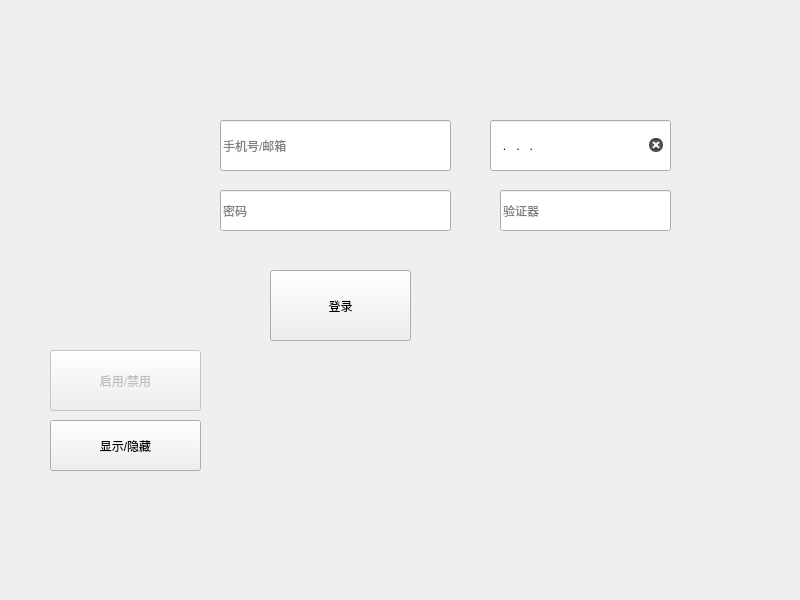
<?xml version="1.0" encoding="UTF-8"?>
<ui version="4.0">
 <class>Widget</class>
 <widget class="QWidget" name="Widget">
  <property name="geometry">
   <rect>
    <x>0</x>
    <y>0</y>
    <width>800</width>
    <height>600</height>
   </rect>
  </property>
  <property name="windowTitle">
   <string>Widget</string>
  </property>
  <property name="styleSheet">
   <string notr="true">font: 20pt &quot;微软雅黑&quot;;</string>
  </property>
  <widget class="QLineEdit" name="lineEdit">
   <property name="geometry">
    <rect>
     <x>220</x>
     <y>120</y>
     <width>231</width>
     <height>51</height>
    </rect>
   </property>
   <property name="text">
    <string/>
   </property>
   <property name="echoMode">
    <enum>QLineEdit::Normal</enum>
   </property>
   <property name="placeholderText">
    <string>手机号/邮箱</string>
   </property>
   <property name="clearButtonEnabled">
    <bool>true</bool>
   </property>
  </widget>
  <widget class="QPushButton" name="pushButton">
   <property name="geometry">
    <rect>
     <x>270</x>
     <y>270</y>
     <width>141</width>
     <height>71</height>
    </rect>
   </property>
   <property name="text">
    <string>登录</string>
   </property>
  </widget>
  <widget class="QLineEdit" name="lineEdit_2">
   <property name="geometry">
    <rect>
     <x>220</x>
     <y>190</y>
     <width>231</width>
     <height>41</height>
    </rect>
   </property>
   <property name="echoMode">
    <enum>QLineEdit::PasswordEchoOnEdit</enum>
   </property>
   <property name="placeholderText">
    <string>密码</string>
   </property>
   <property name="clearButtonEnabled">
    <bool>true</bool>
   </property>
  </widget>
  <widget class="QLineEdit" name="lineEdit_3">
   <property name="geometry">
    <rect>
     <x>490</x>
     <y>120</y>
     <width>181</width>
     <height>51</height>
    </rect>
   </property>
   <property name="inputMask">
    <string>000.000.000.000</string>
   </property>
   <property name="text">
    <string>...</string>
   </property>
   <property name="placeholderText">
    <string>掩码</string>
   </property>
   <property name="clearButtonEnabled">
    <bool>true</bool>
   </property>
  </widget>
  <widget class="QLineEdit" name="lineEdit_4">
   <property name="geometry">
    <rect>
     <x>500</x>
     <y>190</y>
     <width>171</width>
     <height>41</height>
    </rect>
   </property>
   <property name="placeholderText">
    <string>验证器</string>
   </property>
   <property name="clearButtonEnabled">
    <bool>true</bool>
   </property>
  </widget>
  <widget class="QPushButton" name="pushButton_2">
   <property name="enabled">
    <bool>false</bool>
   </property>
   <property name="geometry">
    <rect>
     <x>50</x>
     <y>350</y>
     <width>151</width>
     <height>61</height>
    </rect>
   </property>
   <property name="text">
    <string>启用/禁用</string>
   </property>
  </widget>
  <widget class="QPushButton" name="pushButton_3">
   <property name="geometry">
    <rect>
     <x>50</x>
     <y>420</y>
     <width>151</width>
     <height>51</height>
    </rect>
   </property>
   <property name="text">
    <string>显示/隐藏</string>
   </property>
  </widget>
 </widget>
 <resources/>
 <connections/>
</ui>
